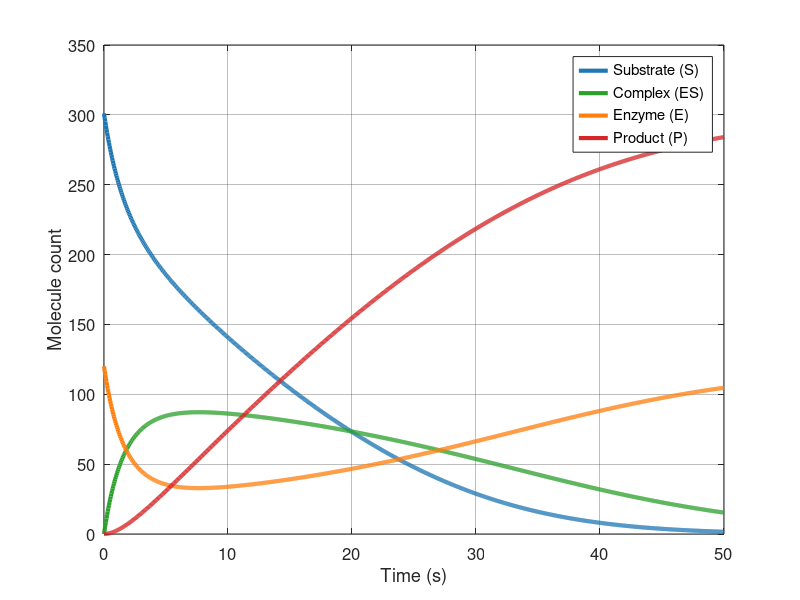

Recreate this plot in MATLAB.
function RRE_MM()
    % Constants
    vol = 1e-15;
    n_A = 6.023e23;
    c1 = 1e6 / (n_A * vol);
    c2 = 1e-4;
    c3 = 1e-1;
    S_initial = round(5e-7 * n_A * vol);
    E_initial = round(2e-7 * n_A * vol);
    ES_initial = 0;
    P_initial = 0;
    t_end = 50;
    t = linspace(0, t_end, 1000);

    % Solve ODEs
    [t, y] = ode45(@(t,y) michaelis_menten_system(t, y, c1, c2, c3, E_initial), t, [S_initial; ES_initial; E_initial; P_initial]);
    results = [t, y(:,1), y(:,3), y(:,2), y(:,4)];

    % Plot
    figure('Color', 'white');
    plot(results(:,1), results(:,2), 'LineWidth', 3, 'Color', '#1f77b4'); % S
    hold on;
    plot(results(:,1), results(:,4), 'LineWidth', 3, 'Color', '#2ca02c'); % ES
    plot(results(:,1), results(:,3), 'LineWidth', 3, 'Color', '#ff7f0e'); % E
    plot(results(:,1), results(:,5), 'LineWidth', 3, 'Color', '#d62728'); % P
    hold off;
    
    legend({'Substrate (S)', 'Complex (ES)', 'Enzyme (E)', 'Product (P)'}, 'Location', 'best', 'FontSize', 16);
    xlabel('Time (s)', 'FontSize', 14); 
    ylabel('Molecule count', 'FontSize', 14);
    grid on;
    set(gca, 'FontSize', 12, 'GridAlpha', 0.3);
end

function dydt = michaelis_menten_system(~, y, c1, c2, c3, E)
    s = y(1);
    c = y(2);
    e = y(3);
    p = y(4);
    
    ds_dt = -c1 * E * s + (c1 * s + c2) * c;
    dc_dt = c1 * E * s - (c1 * s + c2 + c3) * c;
    de_dt = -c1 * E * s + (c1 * s + c2) * c + c3 * c;
    dp_dt = c3 * c;
    dydt = [ds_dt; dc_dt; de_dt; dp_dt];
end
